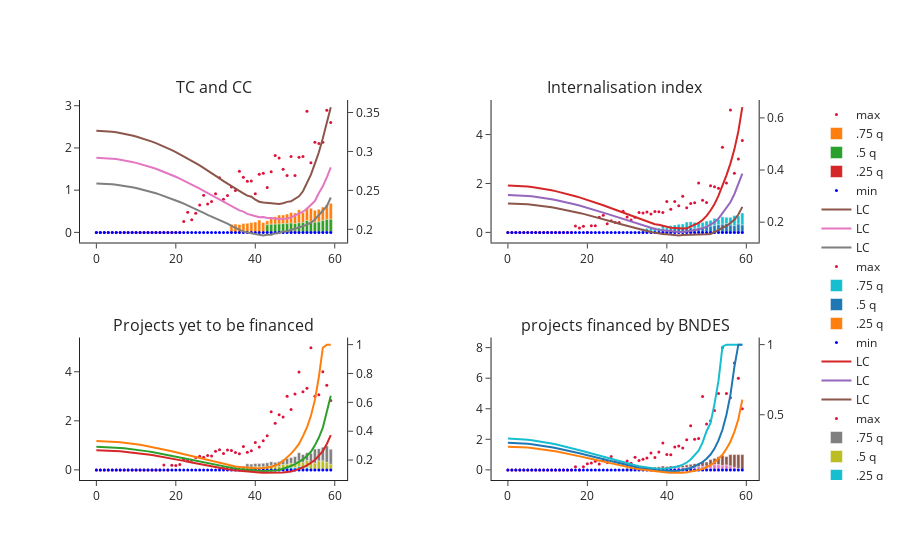

Notebook source saved alongside this figure:
### Code cell
fig = make_subplots(rows=2, cols=2, specs=[[{"secondary_y": True}, {"secondary_y": True}],
                           [{"secondary_y": True}, {"secondary_y": True}]], 
                    subplot_titles=("TC and CC", 
                                    "Internalisation index", 
                                    "Projects yet to be financed", 
                                    "projects financed by BNDES"))

dataFrame1 = endDFsums.loc[endDFsums['rs'] == 0.25]
dataFrame1b = endDF.loc[endDF['rs'] == 0.25]
x_variable_to_show1 = dataFrame1.groupby(['step'], as_index=False).max()['step']
y_variable_to_show1 = 'internalisation_index'

dataFrame2 = endDFsums.loc[endDFsums['rs'] == 0.5]
dataFrame2b = endDF.loc[endDF['rs'] == 0.5]
x_variable_to_show2 = dataFrame1.groupby(['step'], as_index=False).max()['step']
y_variable_to_show2 = 'internalisation_index'

dataFrame3 = endDFsums.loc[endDFsums['rs'] == 0.75]
dataFrame3b = endDF.loc[endDF['rs'] == 0.75]
x_variable_to_show3 = dataFrame1.groupby(['step'], as_index=False).max()['step']
y_variable_to_show3 = 'internalisation_index'

dataFrame4 = endDFsums.loc[endDFsums['rs'] == 1]
dataFrame4b = endDF.loc[endDF['rs'] == 1]
x_variable_to_show4 = dataFrame1.groupby(['step'], as_index=False).max()['step']
y_variable_to_show4 = 'internalisation_index'

'''
'''

fig.add_trace(go.Scatter(name='max', x=x_variable_to_show1,
           y=dataFrame1.groupby(['step'], as_index=False)[y_variable_to_show1].max()[y_variable_to_show1], 
               marker=dict(color="crimson", size=3), mode="markers"), secondary_y=False, row=1, col=1
)

fig.add_trace(go.Bar(name='.75 q',
                     x=x_variable_to_show1,
                     y=dataFrame1.groupby(['step'], as_index=False)[y_variable_to_show2].quantile(.75)[y_variable_to_show1]),
             secondary_y=False, row=1, col=1)
fig.add_trace(go.Bar(name='.5 q', 
                     x=x_variable_to_show1,
                     y=dataFrame1.groupby(['step'], as_index=False)[y_variable_to_show2].quantile(.5)[y_variable_to_show1]),
             secondary_y=False, row=1, col=1)
fig.add_trace(go.Bar(name='.25 q', 
                     x=x_variable_to_show1,
                     y=dataFrame2.groupby(['step'], as_index=False)[y_variable_to_show2].quantile(.25)[y_variable_to_show1]),
             secondary_y=False, row=1, col=1)

fig.add_trace(go.Scatter(name='min', x=x_variable_to_show1,
           y=dataFrame1.groupby(['step'], as_index=False)[y_variable_to_show1].min()[y_variable_to_show1], 
               marker=dict(color="blue", size=3), mode="markers"),
              secondary_y=False, row=1, col=1)

fig.add_trace(go.Scatter(name='LC', x=x_variable_to_show1,
           y=dataFrame1b.groupby(['step'], as_index=False)['lc'].quantile(.75)['lc']),
              secondary_y=True, row=1, col=1)

fig.add_trace(go.Scatter(name='LC', x=x_variable_to_show1,
           y=dataFrame1b.groupby(['step'], as_index=False)['lc'].quantile(.5)['lc']),
              secondary_y=True, row=1, col=1)

fig.add_trace(go.Scatter(name='LC', x=x_variable_to_show1,
           y=dataFrame1b.groupby(['step'], as_index=False)['lc'].quantile(.25)['lc']),
              secondary_y=True, row=1, col=1)

"""
above: row 1 col 1
below: row 1 col 2
"""
fig.add_trace(go.Scatter(name='max', x=x_variable_to_show2,
           y=dataFrame2.groupby(['step'], as_index=False)[y_variable_to_show2].max()[y_variable_to_show2], 
               marker=dict(color="crimson", size=3), mode="markers"), secondary_y=False, row=1, col=2
)

fig.add_trace(go.Bar(name='.75 q',
                     x=x_variable_to_show2,
                     y=dataFrame2.groupby(['step'], as_index=False)[y_variable_to_show2].quantile(.75)[y_variable_to_show2]),
             secondary_y=False, row=1, col=2)
fig.add_trace(go.Bar(name='.5 q', 
                     x=x_variable_to_show2,
                     y=dataFrame2.groupby(['step'], as_index=False)[y_variable_to_show2].quantile(.5)[y_variable_to_show2]),
             secondary_y=False, row=1, col=2)
fig.add_trace(go.Bar(name='.25 q', 
                     x=x_variable_to_show2,
                     y=dataFrame2.groupby(['step'], as_index=False)[y_variable_to_show2].quantile(.25)[y_variable_to_show2]),
             secondary_y=False, row=1, col=2)

fig.add_trace(go.Scatter(name='min', x=x_variable_to_show2,
           y=dataFrame2.groupby(['step'], as_index=False)[y_variable_to_show2].min()[y_variable_to_show2], 
               marker=dict(color="blue", size=3), mode="markers"),
              secondary_y=False, row=1, col=2)

fig.add_trace(go.Scatter(name='LC', x=x_variable_to_show1,
           y=dataFrame2b.groupby(['step'], as_index=False)['lc'].quantile(.75)['lc']),
              secondary_y=True, row=1, col=2)

fig.add_trace(go.Scatter(name='LC', x=x_variable_to_show1,
           y=dataFrame2b.groupby(['step'], as_index=False)['lc'].quantile(.5)['lc']),
              secondary_y=True, row=1, col=2)

fig.add_trace(go.Scatter(name='LC', x=x_variable_to_show1,
           y=dataFrame2b.groupby(['step'], as_index=False)['lc'].quantile(.25)['lc']),
              secondary_y=True, row=1, col=2)

'''
below: row 2 col 1
'''

fig.add_trace(go.Scatter(name='max', x=x_variable_to_show3,
           y=dataFrame3.groupby(['step'], as_index=False)[y_variable_to_show3].max()[y_variable_to_show3], 
               marker=dict(color="crimson", size=3), mode="markers"), secondary_y=False, row=2, col=1
)

fig.add_trace(go.Bar(name='.75 q',
                     x=x_variable_to_show3,
                     y=dataFrame3.groupby(['step'], as_index=False)[y_variable_to_show3].quantile(.75)[y_variable_to_show3]),
             secondary_y=False, row=2, col=1)
fig.add_trace(go.Bar(name='.5 q', 
                     x=x_variable_to_show3,
                     y=dataFrame3.groupby(['step'], as_index=False)[y_variable_to_show3].quantile(.5)[y_variable_to_show3]),
             secondary_y=False, row=2, col=1)
fig.add_trace(go.Bar(name='.25 q', 
                     x=x_variable_to_show3,
                     y=dataFrame3.groupby(['step'], as_index=False)[y_variable_to_show3].quantile(.25)[y_variable_to_show3]),
             secondary_y=False, row=2, col=1)

fig.add_trace(go.Scatter(name='min', x=x_variable_to_show3,
           y=dataFrame3.groupby(['step'], as_index=False)[y_variable_to_show3].min()[y_variable_to_show3], 
               marker=dict(color="blue", size=3), mode="markers"),
              secondary_y=False, row=2, col=1)

fig.add_trace(go.Scatter(name='LC', x=x_variable_to_show1,
           y=dataFrame3b.groupby(['step'], as_index=False)['lc'].quantile(.75)['lc']),
              secondary_y=True, row=2, col=1)

fig.add_trace(go.Scatter(name='LC', x=x_variable_to_show1,
           y=dataFrame3b.groupby(['step'], as_index=False)['lc'].quantile(.5)['lc']),
              secondary_y=True, row=2, col=1)

fig.add_trace(go.Scatter(name='LC', x=x_variable_to_show1,
           y=dataFrame3b.groupby(['step'], as_index=False)['lc'].quantile(.25)['lc']),
              secondary_y=True, row=2, col=1)

'''
below: row 2 col 2
'''

fig.add_trace(go.Scatter(name='max', x=x_variable_to_show4,
           y=dataFrame4.groupby(['step'], as_index=False)[y_variable_to_show4].max()[y_variable_to_show4], 
               marker=dict(color="crimson", size=3), mode="markers"), secondary_y=False, row=2, col=2
)

fig.add_trace(go.Bar(name='.75 q',
                     x=x_variable_to_show4,
                     y=dataFrame4.groupby(['step'], as_index=False)[y_variable_to_show4].quantile(.75)[y_variable_to_show4]),
             secondary_y=False, row=2, col=2)
fig.add_trace(go.Bar(name='.5 q', 
                     x=x_variable_to_show4,
                     y=dataFrame4.groupby(['step'], as_index=False)[y_variable_to_show4].quantile(.5)[y_variable_to_show4]),
             secondary_y=False, row=2, col=2)
fig.add_trace(go.Bar(name='.25 q', 
                     x=x_variable_to_show4,
                     y=dataFrame4.groupby(['step'], as_index=False)[y_variable_to_show4].quantile(.25)[y_variable_to_show4]),
             secondary_y=False, row=2, col=2)

fig.add_trace(go.Scatter(name='min', x=x_variable_to_show4,
           y=dataFrame4.groupby(['step'], as_index=False)[y_variable_to_show4].min()[y_variable_to_show4], 
               marker=dict(color="blue", size=3), mode="markers"),
              secondary_y=False, row=2, col=2)

fig.add_trace(go.Scatter(name='LC', x=x_variable_to_show1,
           y=dataFrame4b.groupby(['step'], as_index=False)['lc'].quantile(.75)['lc']),
              secondary_y=True, row=2, col=2)

fig.add_trace(go.Scatter(name='LC', x=x_variable_to_show1,
           y=dataFrame4b.groupby(['step'], as_index=False)['lc'].quantile(.5)['lc']),
              secondary_y=True, row=2, col=2)

fig.add_trace(go.Scatter(name='LC', x=x_variable_to_show1,
           y=dataFrame4b.groupby(['step'], as_index=False)['lc'].quantile(.25)['lc']),
              secondary_y=True, row=2, col=2)

'''
'''

# Change the bar mode
fig.update_layout(barmode='overlay', template="simple_white")
fig.update_yaxes(automargin=True)

### Figure 1 — Plotly figure (JSON) as saved in the notebook; plotly's stock layout.template omitted (floating-point values rounded to 4 significant figures)
{"data": [{"marker": {"color": "crimson", "size": 3}, "mode": "markers", "name": "max", "type": "scatter", "x": [0, 1, 2, 3, 4, 5, 6, 7, 8, 9, 10, 11, 12, 13, 14, 15, 16, 17, 18, 19, 20, 21, 22, 23, 24, 25, 26, 27, 28, 29, 30, 31, 32, 33, 34, 35, 36, 37, 38, 39, 40, 41, 42, 43, 44, 45, 46, 47, 48, 49, 50, 51, 52, 53, 54, 55, 56, 57, 58, 59], "xaxis": "x", "y": [0, 0, 0, 0, 0, 0, 0, 0, 0, 0, 0, 0, 0, 0, 0, 0, 0, 0, 0, 0, 0, 0, 0.2578, 0.4754, 0.3015, 0.4527, 0.6469, 0.8807, 0.673, 0.732, 0.9127, 1.292, 0.7842, 0.8708, 1.075, 0.9903, 1.447, 1.303, 1.209, 1.215, 0.9146, 1.377, 1.403, 1.065, 1.438, 1.82, 1.761, 1.494, 1.349, 1.795, 1.346, 1.781, 1.8, 2.87, 1.648, 2.136, 2.106, 2.135, 2.896, 2.606], "yaxis": "y"}, {"name": ".75 q", "type": "bar", "x": [0, 1, 2, 3, 4, 5, 6, 7, 8, 9, 10, 11, 12, 13, 14, 15, 16, 17, 18, 19, 20, 21, 22, 23, 24, 25, 26, 27, 28, 29, 30, 31, 32, 33, 34, 35, 36, 37, 38, 39, 40, 41, 42, 43, 44, 45, 46, 47, 48, 49, 50, 51, 52, 53, 54, 55, 56, 57, 58, 59], "xaxis": "x", "y": [0, 0, 0, 0, 0, 0, 0, 0, 0, 0, 0, 0, 0, 0, 0, 0, 0, 0, 0, 0, 0, 0, 0, 0, 0, 0, 0, 0, 0, 0, 0, 0, 0, 0, 0.1904, 0.1977, 0.1869, 0.2082, 0.2173, 0.2352, 0.2466, 0.2921, 0.2362, 0.2754, 0.359, 0.3714, 0.4117, 0.4142, 0.4336, 0.4721, 0.4615, 0.5364, 0.466, 0.5845, 0.5726, 0.5237, 0.5498, 0.6005, 0.657, 0.6885], "yaxis": "y"}, {"name": ".5 q", "type": "bar", "x": [0, 1, 2, 3, 4, 5, 6, 7, 8, 9, 10, 11, 12, 13, 14, 15, 16, 17, 18, 19, 20, 21, 22, 23, 24, 25, 26, 27, 28, 29, 30, 31, 32, 33, 34, 35, 36, 37, 38, 39, 40, 41, 42, 43, 44, 45, 46, 47, 48, 49, 50, 51, 52, 53, 54, 55, 56, 57, 58, 59], "xaxis": "x", "y": [0, 0, 0, 0, 0, 0, 0, 0, 0, 0, 0, 0, 0, 0, 0, 0, 0, 0, 0, 0, 0, 0, 0, 0, 0, 0, 0, 0, 0, 0, 0, 0, 0, 0, 0, 0, 0, 0, 0, 0, 0, 0, 0, 0.1797, 0.1936, 0.1953, 0.2018, 0.207, 0.2073, 0.2198, 0.2072, 0.2263, 0.2322, 0.2809, 0.2458, 0.2406, 0.2511, 0.2819, 0.3075, 0.3089], "yaxis": "y"}, {"name": ".25 q", "type": "bar", "x": [0, 1, 2, 3, 4, 5, 6, 7, 8, 9, 10, 11, 12, 13, 14, 15, 16, 17, 18, 19, 20, 21, 22, 23, 24, 25, 26, 27, 28, 29, 30, 31, 32, 33, 34, 35, 36, 37, 38, 39, 40, 41, 42, 43, 44, 45, 46, 47, 48, 49, 50, 51, 52, 53, 54, 55, 56, 57, 58, 59], "xaxis": "x", "y": [0, 0, 0, 0, 0, 0, 0, 0, 0, 0, 0, 0, 0, 0, 0, 0, 0, 0, 0, 0, 0, 0, 0, 0, 0, 0, 0, 0, 0, 0, 0, 0, 0, 0, 0, 0, 0, 0, 0, 0, 0, 0, 0, 0, 0, 0, 0, 0, 0, 0, 0.02974, 0, 0, 0, 0, 0, 0, 0, 0, 0], "yaxis": "y"}, {"marker": {"color": "blue", "size": 3}, "mode": "markers", "name": "min", "type": "scatter", "x": [0, 1, 2, 3, 4, 5, 6, 7, 8, 9, 10, 11, 12, 13, 14, 15, 16, 17, 18, 19, 20, 21, 22, 23, 24, 25, 26, 27, 28, 29, 30, 31, 32, 33, 34, 35, 36, 37, 38, 39, 40, 41, 42, 43, 44, 45, 46, 47, 48, 49, 50, 51, 52, 53, 54, 55, 56, 57, 58, 59], "xaxis": "x", "y": [0, 0, 0, 0, 0, 0, 0, 0, 0, 0, 0, 0, 0, 0, 0, 0, 0, 0, 0, 0, 0, 0, 0, 0, 0, 0, 0, 0, 0, 0, 0, 0, 0, 0, 0, 0, 0, 0, 0, 0, 0, 0, 0, 0, 0, 0, 0, 0, 0, 0, 0, 0, 0, 0, 0, 0, 0, 0, 0, 0], "yaxis": "y"}, {"name": "LC", "type": "scatter", "x": [0, 1, 2, 3, 4, 5, 6, 7, 8, 9, 10, 11, 12, 13, 14, 15, 16, 17, 18, 19, 20, 21, 22, 23, 24, 25, 26, 27, 28, 29, 30, 31, 32, 33, 34, 35, 36, 37, 38, 39, 40, 41, 42, 43, 44, 45, 46, 47, 48, 49, 50, 51, 52, 53, 54, 55, 56, 57, 58, 59], "xaxis": "x", "y": [0.3266, 0.3265, 0.3262, 0.3258, 0.3252, 0.3246, 0.3237, 0.3228, 0.3217, 0.3205, 0.3192, 0.3177, 0.3161, 0.3144, 0.3126, 0.3106, 0.3086, 0.3064, 0.3041, 0.3017, 0.2992, 0.2965, 0.2938, 0.291, 0.2881, 0.2851, 0.282, 0.2788, 0.2756, 0.2722, 0.2688, 0.2654, 0.2618, 0.2586, 0.2549, 0.252, 0.2492, 0.2462, 0.2432, 0.2418, 0.2382, 0.2354, 0.2344, 0.2339, 0.2334, 0.2329, 0.2325, 0.2335, 0.2352, 0.2359, 0.239, 0.2424, 0.2489, 0.2589, 0.2702, 0.2844, 0.2989, 0.317, 0.3354, 0.3569], "yaxis": "y2"}, {"name": "LC", "type": "scatter", "x": [0, 1, 2, 3, 4, 5, 6, 7, 8, 9, 10, 11, 12, 13, 14, 15, 16, 17, 18, 19, 20, 21, 22, 23, 24, 25, 26, 27, 28, 29, 30, 31, 32, 33, 34, 35, 36, 37, 38, 39, 40, 41, 42, 43, 44, 45, 46, 47, 48, 49, 50, 51, 52, 53, 54, 55, 56, 57, 58, 59], "xaxis": "x", "y": [0.292, 0.2919, 0.2916, 0.2912, 0.2908, 0.2902, 0.2894, 0.2886, 0.2876, 0.2865, 0.2854, 0.284, 0.2826, 0.2811, 0.2795, 0.2777, 0.2759, 0.2739, 0.2718, 0.2697, 0.2674, 0.2651, 0.2627, 0.2602, 0.2576, 0.2549, 0.2521, 0.2493, 0.2465, 0.2436, 0.2408, 0.2378, 0.2348, 0.2326, 0.2298, 0.227, 0.2244, 0.2227, 0.2197, 0.2183, 0.2166, 0.2155, 0.2158, 0.2145, 0.2144, 0.2137, 0.2132, 0.2135, 0.2139, 0.2153, 0.2175, 0.2194, 0.2225, 0.2264, 0.231, 0.2363, 0.2466, 0.2553, 0.2667, 0.2796], "yaxis": "y2"}, {"name": "LC", "type": "scatter", "x": [0, 1, 2, 3, 4, 5, 6, 7, 8, 9, 10, 11, 12, 13, 14, 15, 16, 17, 18, 19, 20, 21, 22, 23, 24, 25, 26, 27, 28, 29, 30, 31, 32, 33, 34, 35, 36, 37, 38, 39, 40, 41, 42, 43, 44, 45, 46, 47, 48, 49, 50, 51, 52, 53, 54, 55, 56, 57, 58, 59], "xaxis": "x", "y": [0.2589, 0.2588, 0.2586, 0.2582, 0.2578, 0.2573, 0.2566, 0.2559, 0.255, 0.2541, 0.253, 0.2519, 0.2506, 0.2492, 0.2478, 0.2462, 0.2446, 0.2429, 0.241, 0.2391, 0.2371, 0.2351, 0.2329, 0.2307, 0.2284, 0.226, 0.2235, 0.221, 0.2185, 0.2164, 0.2143, 0.2121, 0.2101, 0.2073, 0.2044, 0.2017, 0.199, 0.197, 0.1959, 0.1948, 0.1937, 0.1933, 0.1922, 0.193, 0.1931, 0.1947, 0.1952, 0.1971, 0.1975, 0.1991, 0.2004, 0.202, 0.2041, 0.2061, 0.2085, 0.2126, 0.2188, 0.2242, 0.2297, 0.2408], "yaxis": "y2"}, {"marker": {"color": "crimson", "size": 3}, "mode": "markers", "name": "max", "type": "scatter", "x": [0, 1, 2, 3, 4, 5, 6, 7, 8, 9, 10, 11, 12, 13, 14, 15, 16, 17, 18, 19, 20, 21, 22, 23, 24, 25, 26, 27, 28, 29, 30, 31, 32, 33, 34, 35, 36, 37, 38, 39, 40, 41, 42, 43, 44, 45, 46, 47, 48, 49, 50, 51, 52, 53, 54, 55, 56, 57, 58, 59], "xaxis": "x2", "y": [0, 0, 0, 0, 0, 0, 0, 0, 0, 0, 0, 0, 0, 0, 0, 0, 0, 0.2614, 0.1839, 0.2543, 0, 0.2744, 0.2705, 0.6235, 0.6965, 0.3494, 0.4723, 0.4031, 0.4, 0.8593, 0.6293, 0.5038, 0.6194, 0.8145, 0.7959, 0.8343, 0.7475, 0.8585, 0.8439, 0.8122, 1.264, 0.9509, 1.26, 1.086, 1.481, 1.009, 1.18, 1.213, 2.022, 1.309, 1.227, 1.906, 1.869, 1.803, 3.477, 2.015, 5.0, 2.417, 3.0, 3.755], "yaxis": "y3"}, {"name": ".75 q", "type": "bar", "x": [0, 1, 2, 3, 4, 5, 6, 7, 8, 9, 10, 11, 12, 13, 14, 15, 16, 17, 18, 19, 20, 21, 22, 23, 24, 25, 26, 27, 28, 29, 30, 31, 32, 33, 34, 35, 36, 37, 38, 39, 40, 41, 42, 43, 44, 45, 46, 47, 48, 49, 50, 51, 52, 53, 54, 55, 56, 57, 58, 59], "xaxis": "x2", "y": [0, 0, 0, 0, 0, 0, 0, 0, 0, 0, 0, 0, 0, 0, 0, 0, 0, 0, 0, 0, 0, 0, 0, 0, 0, 0, 0, 0, 0, 0, 0, 0, 0, 0, 0.1523, 0.166, 0.1957, 0.196, 0.1823, 0.2944, 0.1896, 0.2839, 0.3036, 0.3352, 0.3431, 0.4215, 0.4378, 0.4105, 0.4047, 0.4125, 0.4623, 0.4999, 0.5762, 0.5271, 0.6364, 0.6203, 0.6163, 0.6862, 0.6763, 0.7951], "yaxis": "y3"}, {"name": ".5 q", "type": "bar", "x": [0, 1, 2, 3, 4, 5, 6, 7, 8, 9, 10, 11, 12, 13, 14, 15, 16, 17, 18, 19, 20, 21, 22, 23, 24, 25, 26, 27, 28, 29, 30, 31, 32, 33, 34, 35, 36, 37, 38, 39, 40, 41, 42, 43, 44, 45, 46, 47, 48, 49, 50, 51, 52, 53, 54, 55, 56, 57, 58, 59], "xaxis": "x2", "y": [0, 0, 0, 0, 0, 0, 0, 0, 0, 0, 0, 0, 0, 0, 0, 0, 0, 0, 0, 0, 0, 0, 0, 0, 0, 0, 0, 0, 0, 0, 0, 0, 0, 0, 0, 0, 0, 0, 0, 0.1459, 0, 0.1501, 0.1538, 0.1613, 0.1658, 0.1665, 0.1897, 0.1692, 0.197, 0.2067, 0.2545, 0.254, 0.2855, 0.3143, 0.3361, 0.3619, 0.2985, 0.2727, 0.3388, 0.3], "yaxis": "y3"}, {"name": ".25 q", "type": "bar", "x": [0, 1, 2, 3, 4, 5, 6, 7, 8, 9, 10, 11, 12, 13, 14, 15, 16, 17, 18, 19, 20, 21, 22, 23, 24, 25, 26, 27, 28, 29, 30, 31, 32, 33, 34, 35, 36, 37, 38, 39, 40, 41, 42, 43, 44, 45, 46, 47, 48, 49, 50, 51, 52, 53, 54, 55, 56, 57, 58, 59], "xaxis": "x2", "y": [0, 0, 0, 0, 0, 0, 0, 0, 0, 0, 0, 0, 0, 0, 0, 0, 0, 0, 0, 0, 0, 0, 0, 0, 0, 0, 0, 0, 0, 0, 0, 0, 0, 0, 0, 0, 0, 0, 0, 0, 0, 0, 0, 0, 0, 0, 0, 0, 0, 0, 0.02974, 0, 0, 0, 0, 0, 0, 0, 0, 0], "yaxis": "y3"}, {"marker": {"color": "blue", "size": 3}, "mode": "markers", "name": "min", "type": "scatter", "x": [0, 1, 2, 3, 4, 5, 6, 7, 8, 9, 10, 11, 12, 13, 14, 15, 16, 17, 18, 19, 20, 21, 22, 23, 24, 25, 26, 27, 28, 29, 30, 31, 32, 33, 34, 35, 36, 37, 38, 39, 40, 41, 42, 43, 44, 45, 46, 47, 48, 49, 50, 51, 52, 53, 54, 55, 56, 57, 58, 59], "xaxis": "x2", "y": [0, 0, 0, 0, 0, 0, 0, 0, 0, 0, 0, 0, 0, 0, 0, 0, 0, 0, 0, 0, 0, 0, 0, 0, 0, 0, 0, 0, 0, 0, 0, 0, 0, 0, 0, 0, 0, 0, 0, 0, 0, 0, 0, 0, 0, 0, 0, 0, 0, 0, 0, 0, 0, 0, 0, 0, 0, 0, 0, 0], "yaxis": "y3"}, {"name": "LC", "type": "scatter", "x": [0, 1, 2, 3, 4, 5, 6, 7, 8, 9, 10, 11, 12, 13, 14, 15, 16, 17, 18, 19, 20, 21, 22, 23, 24, 25, 26, 27, 28, 29, 30, 31, 32, 33, 34, 35, 36, 37, 38, 39, 40, 41, 42, 43, 44, 45, 46, 47, 48, 49, 50, 51, 52, 53, 54, 55, 56, 57, 58, 59], "xaxis": "x2", "y": [0.3407, 0.3404, 0.3398, 0.339, 0.3378, 0.3364, 0.3348, 0.3328, 0.3306, 0.3281, 0.3254, 0.3224, 0.3192, 0.3157, 0.312, 0.3081, 0.304, 0.2997, 0.2952, 0.2905, 0.2857, 0.2807, 0.2756, 0.2703, 0.2649, 0.2593, 0.2537, 0.248, 0.2422, 0.2368, 0.2309, 0.225, 0.219, 0.2131, 0.2072, 0.2014, 0.1962, 0.1924, 0.1898, 0.1861, 0.1818, 0.179, 0.178, 0.176, 0.1757, 0.1763, 0.1828, 0.188, 0.1973, 0.2086, 0.2244, 0.2448, 0.2692, 0.3019, 0.3402, 0.3794, 0.4247, 0.4793, 0.5481, 0.6412], "yaxis": "y4"}, {"name": "LC", "type": "scatter", "x": [0, 1, 2, 3, 4, 5, 6, 7, 8, 9, 10, 11, 12, 13, 14, 15, 16, 17, 18, 19, 20, 21, 22, 23, 24, 25, 26, 27, 28, 29, 30, 31, 32, 33, 34, 35, 36, 37, 38, 39, 40, 41, 42, 43, 44, 45, 46, 47, 48, 49, 50, 51, 52, 53, 54, 55, 56, 57, 58, 59], "xaxis": "x2", "y": [0.3045, 0.3042, 0.3037, 0.3029, 0.3019, 0.3007, 0.2992, 0.2974, 0.2954, 0.2932, 0.2908, 0.2881, 0.2852, 0.2821, 0.2789, 0.2754, 0.2717, 0.2678, 0.2638, 0.2597, 0.2553, 0.2509, 0.2463, 0.2417, 0.237, 0.232, 0.227, 0.2221, 0.217, 0.212, 0.2068, 0.2015, 0.1964, 0.1921, 0.1866, 0.1814, 0.1776, 0.1737, 0.1705, 0.1686, 0.1665, 0.1643, 0.1644, 0.1626, 0.1628, 0.1639, 0.1656, 0.1688, 0.1731, 0.1771, 0.1818, 0.191, 0.2, 0.2138, 0.2335, 0.2524, 0.2765, 0.3078, 0.345, 0.3866], "yaxis": "y4"}, {"name": "LC", "type": "scatter", "x": [0, 1, 2, 3, 4, 5, 6, 7, 8, 9, 10, 11, 12, 13, 14, 15, 16, 17, 18, 19, 20, 21, 22, 23, 24, 25, 26, 27, 28, 29, 30, 31, 32, 33, 34, 35, 36, 37, 38, 39, 40, 41, 42, 43, 44, 45, 46, 47, 48, 49, 50, 51, 52, 53, 54, 55, 56, 57, 58, 59], "xaxis": "x2", "y": [0.2718, 0.2716, 0.2711, 0.2705, 0.2696, 0.2684, 0.2671, 0.2655, 0.2638, 0.2618, 0.2596, 0.2572, 0.2547, 0.2519, 0.249, 0.2459, 0.2426, 0.2391, 0.2356, 0.2318, 0.228, 0.224, 0.2199, 0.2156, 0.2113, 0.2069, 0.2024, 0.1986, 0.1939, 0.1897, 0.1857, 0.1809, 0.1764, 0.1728, 0.1694, 0.1656, 0.162, 0.159, 0.156, 0.155, 0.1537, 0.1522, 0.1508, 0.1494, 0.1509, 0.1513, 0.1511, 0.1508, 0.1504, 0.1524, 0.1536, 0.1549, 0.1612, 0.1693, 0.179, 0.1852, 0.1966, 0.2087, 0.2293, 0.2587], "yaxis": "y4"}, {"marker": {"color": "crimson", "size": 3}, "mode": "markers", "name": "max", "type": "scatter", "x": [0, 1, 2, 3, 4, 5, 6, 7, 8, 9, 10, 11, 12, 13, 14, 15, 16, 17, 18, 19, 20, 21, 22, 23, 24, 25, 26, 27, 28, 29, 30, 31, 32, 33, 34, 35, 36, 37, 38, 39, 40, 41, 42, 43, 44, 45, 46, 47, 48, 49, 50, 51, 52, 53, 54, 55, 56, 57, 58, 59], "xaxis": "x3", "y": [0, 0, 0, 0, 0, 0, 0, 0, 0, 0, 0, 0, 0, 0, 0, 0, 0, 0.2006, 0, 0.1924, 0.1779, 0.216, 0.4301, 0.398, 0.388, 0.5074, 0.5573, 0.5176, 0.5834, 0.5645, 0.7584, 0.8235, 0.6678, 0.8139, 0.7939, 0.7038, 0.6569, 0.9542, 0.7165, 0.7844, 1.119, 0.9359, 1.19, 1.392, 2.371, 1.897, 2.244, 2.154, 3.0, 2.459, 3.091, 3.986, 3.183, 3.325, 4.984, 3.0, 3.059, 4.0, 3.449, 2.831], "yaxis": "y5"}, {"name": ".75 q", "type": "bar", "x": [0, 1, 2, 3, 4, 5, 6, 7, 8, 9, 10, 11, 12, 13, 14, 15, 16, 17, 18, 19, 20, 21, 22, 23, 24, 25, 26, 27, 28, 29, 30, 31, 32, 33, 34, 35, 36, 37, 38, 39, 40, 41, 42, 43, 44, 45, 46, 47, 48, 49, 50, 51, 52, 53, 54, 55, 56, 57, 58, 59], "xaxis": "x3", "y": [0, 0, 0, 0, 0, 0, 0, 0, 0, 0, 0, 0, 0, 0, 0, 0, 0, 0, 0, 0, 0, 0, 0, 0, 0, 0, 0, 0, 0, 0, 0, 0.1222, 0.1361, 0.1379, 0.1557, 0.1558, 0.1539, 0.1503, 0.2497, 0.2346, 0.258, 0.2565, 0.2686, 0.2896, 0.336, 0.3106, 0.3381, 0.4251, 0.4661, 0.5044, 0.5437, 0.7018, 0.6314, 0.6966, 0.6815, 0.8498, 0.8634, 0.9255, 0.9745, 0.8456], "yaxis": "y5"}, {"name": ".5 q", "type": "bar", "x": [0, 1, 2, 3, 4, 5, 6, 7, 8, 9, 10, 11, 12, 13, 14, 15, 16, 17, 18, 19, 20, 21, 22, 23, 24, 25, 26, 27, 28, 29, 30, 31, 32, 33, 34, 35, 36, 37, 38, 39, 40, 41, 42, 43, 44, 45, 46, 47, 48, 49, 50, 51, 52, 53, 54, 55, 56, 57, 58, 59], "xaxis": "x3", "y": [0, 0, 0, 0, 0, 0, 0, 0, 0, 0, 0, 0, 0, 0, 0, 0, 0, 0, 0, 0, 0, 0, 0, 0, 0, 0, 0, 0, 0, 0, 0, 0, 0, 0, 0, 0, 0.1043, 0, 0.1126, 0.1118, 0.1241, 0.1235, 0.1238, 0.1283, 0.1828, 0.1232, 0.1556, 0.2172, 0.2253, 0.2638, 0.2537, 0.3693, 0.3039, 0.3844, 0.319, 0.2773, 0.3645, 0.3661, 0.3036, 0.2284], "yaxis": "y5"}, {"name": ".25 q", "type": "bar", "x": [0, 1, 2, 3, 4, 5, 6, 7, 8, 9, 10, 11, 12, 13, 14, 15, 16, 17, 18, 19, 20, 21, 22, 23, 24, 25, 26, 27, 28, 29, 30, 31, 32, 33, 34, 35, 36, 37, 38, 39, 40, 41, 42, 43, 44, 45, 46, 47, 48, 49, 50, 51, 52, 53, 54, 55, 56, 57, 58, 59], "xaxis": "x3", "y": [0, 0, 0, 0, 0, 0, 0, 0, 0, 0, 0, 0, 0, 0, 0, 0, 0, 0, 0, 0, 0, 0, 0, 0, 0, 0, 0, 0, 0, 0, 0, 0, 0, 0, 0, 0, 0, 0, 0, 0, 0, 0, 0, 0, 0, 0, 0, 0, 0.1014, 0.09968, 0.09364, 0.1415, 0, 0.09418, 0, 0, 0, 0, 0, 0], "yaxis": "y5"}, {"marker": {"color": "blue", "size": 3}, "mode": "markers", "name": "min", "type": "scatter", "x": [0, 1, 2, 3, 4, 5, 6, 7, 8, 9, 10, 11, 12, 13, 14, 15, 16, 17, 18, 19, 20, 21, 22, 23, 24, 25, 26, 27, 28, 29, 30, 31, 32, 33, 34, 35, 36, 37, 38, 39, 40, 41, 42, 43, 44, 45, 46, 47, 48, 49, 50, 51, 52, 53, 54, 55, 56, 57, 58, 59], "xaxis": "x3", "y": [0, 0, 0, 0, 0, 0, 0, 0, 0, 0, 0, 0, 0, 0, 0, 0, 0, 0, 0, 0, 0, 0, 0, 0, 0, 0, 0, 0, 0, 0, 0, 0, 0, 0, 0, 0, 0, 0, 0, 0, 0, 0, 0, 0, 0, 0, 0, 0, 0, 0, 0, 0, 0, 0, 0, 0, 0, 0, 0, 0], "yaxis": "y5"}, {"name": "LC", "type": "scatter", "x": [0, 1, 2, 3, 4, 5, 6, 7, 8, 9, 10, 11, 12, 13, 14, 15, 16, 17, 18, 19, 20, 21, 22, 23, 24, 25, 26, 27, 28, 29, 30, 31, 32, 33, 34, 35, 36, 37, 38, 39, 40, 41, 42, 43, 44, 45, 46, 47, 48, 49, 50, 51, 52, 53, 54, 55, 56, 57, 58, 59], "xaxis": "x3", "y": [0.3318, 0.3314, 0.3305, 0.3293, 0.3276, 0.3256, 0.3231, 0.3203, 0.3171, 0.3135, 0.3096, 0.3054, 0.3008, 0.2959, 0.2907, 0.2853, 0.2796, 0.2736, 0.2675, 0.2611, 0.2546, 0.2479, 0.2411, 0.2342, 0.2271, 0.22, 0.2129, 0.2057, 0.1985, 0.1913, 0.1841, 0.1781, 0.1711, 0.1657, 0.1596, 0.1553, 0.1512, 0.1484, 0.1459, 0.1429, 0.1413, 0.142, 0.1451, 0.1476, 0.1531, 0.1619, 0.1748, 0.1941, 0.2173, 0.2445, 0.2757, 0.3116, 0.366, 0.4259, 0.5064, 0.617, 0.7757, 0.9788, 1.0, 1.0], "yaxis": "y6"}, {"name": "LC", "type": "scatter", "x": [0, 1, 2, 3, 4, 5, 6, 7, 8, 9, 10, 11, 12, 13, 14, 15, 16, 17, 18, 19, 20, 21, 22, 23, 24, 25, 26, 27, 28, 29, 30, 31, 32, 33, 34, 35, 36, 37, 38, 39, 40, 41, 42, 43, 44, 45, 46, 47, 48, 49, 50, 51, 52, 53, 54, 55, 56, 57, 58, 59], "xaxis": "x3", "y": [0.2916, 0.2912, 0.2905, 0.2894, 0.2879, 0.2861, 0.284, 0.2815, 0.2787, 0.2756, 0.2721, 0.2684, 0.2643, 0.26, 0.2555, 0.2507, 0.2457, 0.2405, 0.2351, 0.2295, 0.2237, 0.2179, 0.2119, 0.2062, 0.2, 0.1937, 0.1876, 0.1816, 0.1757, 0.1702, 0.1644, 0.1583, 0.1535, 0.1494, 0.1447, 0.1405, 0.1361, 0.133, 0.1306, 0.1279, 0.1259, 0.1253, 0.1246, 0.1247, 0.1257, 0.1278, 0.1314, 0.139, 0.1487, 0.1587, 0.1713, 0.1867, 0.2045, 0.2293, 0.257, 0.3016, 0.3559, 0.4245, 0.5266, 0.6462], "yaxis": "y6"}, {"name": "LC", "type": "scatter", "x": [0, 1, 2, 3, 4, 5, 6, 7, 8, 9, 10, 11, 12, 13, 14, 15, 16, 17, 18, 19, 20, 21, 22, 23, 24, 25, 26, 27, 28, 29, 30, 31, 32, 33, 34, 35, 36, 37, 38, 39, 40, 41, 42, 43, 44, 45, 46, 47, 48, 49, 50, 51, 52, 53, 54, 55, 56, 57, 58, 59], "xaxis": "x3", "y": [0.2674, 0.267, 0.2664, 0.2654, 0.264, 0.2624, 0.2604, 0.2581, 0.2556, 0.2527, 0.2495, 0.2461, 0.2424, 0.2385, 0.2343, 0.2299, 0.2253, 0.2205, 0.2156, 0.2104, 0.2052, 0.1998, 0.1943, 0.1887, 0.1831, 0.1773, 0.1716, 0.1658, 0.16, 0.1542, 0.1497, 0.1446, 0.1401, 0.1359, 0.1317, 0.1286, 0.1251, 0.1213, 0.1188, 0.1173, 0.115, 0.1138, 0.1115, 0.1111, 0.1118, 0.1111, 0.1117, 0.1131, 0.1169, 0.12, 0.1285, 0.138, 0.1498, 0.1632, 0.1806, 0.2002, 0.2306, 0.2623, 0.3112, 0.3723], "yaxis": "y6"}, {"marker": {"color": "crimson", "size": 3}, "mode": "markers", "name": "max", "type": "scatter", "x": [0, 1, 2, 3, 4, 5, 6, 7, 8, 9, 10, 11, 12, 13, 14, 15, 16, 17, 18, 19, 20, 21, 22, 23, 24, 25, 26, 27, 28, 29, 30, 31, 32, 33, 34, 35, 36, 37, 38, 39, 40, 41, 42, 43, 44, 45, 46, 47, 48, 49, 50, 51, 52, 53, 54, 55, 56, 57, 58, 59], "xaxis": "x4", "y": [0, 0, 0, 0, 0, 0, 0, 0, 0, 0, 0, 0, 0, 0, 0, 0, 0, 0.2023, 0, 0.2071, 0.4018, 0.4494, 0.5631, 0.3768, 0.6572, 0.4859, 0.8829, 0.5445, 0.4489, 0.4415, 0.5868, 0.4369, 0.8336, 0.6075, 0.6964, 0.7788, 1.101, 0.8153, 1.168, 1.759, 1.014, 0.9977, 1.497, 1.564, 1.436, 1.968, 2.887, 2.0, 2.058, 4.805, 3.0, 3.214, 3.892, 5.0, 8.0, 5.0, 4.713, 7.0, 6.0, 4.0], "yaxis": "y7"}, {"name": ".75 q", "type": "bar", "x": [0, 1, 2, 3, 4, 5, 6, 7, 8, 9, 10, 11, 12, 13, 14, 15, 16, 17, 18, 19, 20, 21, 22, 23, 24, 25, 26, 27, 28, 29, 30, 31, 32, 33, 34, 35, 36, 37, 38, 39, 40, 41, 42, 43, 44, 45, 46, 47, 48, 49, 50, 51, 52, 53, 54, 55, 56, 57, 58, 59], "xaxis": "x4", "y": [0, 0, 0, 0, 0, 0, 0, 0, 0, 0, 0, 0, 0, 0, 0, 0, 0, 0, 0, 0, 0, 0, 0, 0, 0, 0, 0, 0, 0, 0, 0.1121, 0.1206, 0.1144, 0.1236, 0.1295, 0.1422, 0.1947, 0.1897, 0.1977, 0.2476, 0.2234, 0.2587, 0.239, 0.3253, 0.2873, 0.3279, 0.3602, 0.4055, 0.4322, 0.5386, 0.5107, 0.6711, 0.7571, 0.8557, 0.9413, 0.8805, 1.0, 1.0, 1.0, 1.0], "yaxis": "y7"}, {"name": ".5 q", "type": "bar", "x": [0, 1, 2, 3, 4, 5, 6, 7, 8, 9, 10, 11, 12, 13, 14, 15, 16, 17, 18, 19, 20, 21, 22, 23, 24, 25, 26, 27, 28, 29, 30, 31, 32, 33, 34, 35, 36, 37, 38, 39, 40, 41, 42, 43, 44, 45, 46, 47, 48, 49, 50, 51, 52, 53, 54, 55, 56, 57, 58, 59], "xaxis": "x4", "y": [0, 0, 0, 0, 0, 0, 0, 0, 0, 0, 0, 0, 0, 0, 0, 0, 0, 0, 0, 0, 0, 0, 0, 0, 0, 0, 0, 0, 0, 0, 0, 0, 0, 0, 0, 0, 0.09227, 0.09792, 0.102, 0.1048, 0.1028, 0.1274, 0.106, 0.1626, 0.1514, 0.1629, 0.1953, 0.2056, 0.2283, 0.2379, 0.2477, 0.2877, 0.3538, 0.345, 0.2906, 0.3247, 0.2598, 0.1628, 0.09743, 0], "yaxis": "y7"}, {"name": ".25 q", "type": "bar", "x": [0, 1, 2, 3, 4, 5, 6, 7, 8, 9, 10, 11, 12, 13, 14, 15, 16, 17, 18, 19, 20, 21, 22, 23, 24, 25, 26, 27, 28, 29, 30, 31, 32, 33, 34, 35, 36, 37, 38, 39, 40, 41, 42, 43, 44, 45, 46, 47, 48, 49, 50, 51, 52, 53, 54, 55, 56, 57, 58, 59], "xaxis": "x4", "y": [0, 0, 0, 0, 0, 0, 0, 0, 0, 0, 0, 0, 0, 0, 0, 0, 0, 0, 0, 0, 0, 0, 0, 0, 0, 0, 0, 0, 0, 0, 0, 0, 0, 0, 0, 0, 0, 0, 0, 0, 0, 0, 0, 0, 0, 0, 0.01488, 0.06872, 0.07401, 0.06279, 0.08377, 0.05811, 0, 0, 0, 0, 0, 0, 0, 0], "yaxis": "y7"}, {"marker": {"color": "blue", "size": 3}, "mode": "markers", "name": "min", "type": "scatter", "x": [0, 1, 2, 3, 4, 5, 6, 7, 8, 9, 10, 11, 12, 13, 14, 15, 16, 17, 18, 19, 20, 21, 22, 23, 24, 25, 26, 27, 28, 29, 30, 31, 32, 33, 34, 35, 36, 37, 38, 39, 40, 41, 42, 43, 44, 45, 46, 47, 48, 49, 50, 51, 52, 53, 54, 55, 56, 57, 58, 59], "xaxis": "x4", "y": [0, 0, 0, 0, 0, 0, 0, 0, 0, 0, 0, 0, 0, 0, 0, 0, 0, 0, 0, 0, 0, 0, 0, 0, 0, 0, 0, 0, 0, 0, 0, 0, 0, 0, 0, 0, 0, 0, 0, 0, 0, 0, 0, 0, 0, 0, 0, 0, 0, 0, 0, 0, 0, 0, 0, 0, 0, 0, 0, 0], "yaxis": "y7"}, {"name": "LC", "type": "scatter", "x": [0, 1, 2, 3, 4, 5, 6, 7, 8, 9, 10, 11, 12, 13, 14, 15, 16, 17, 18, 19, 20, 21, 22, 23, 24, 25, 26, 27, 28, 29, 30, 31, 32, 33, 34, 35, 36, 37, 38, 39, 40, 41, 42, 43, 44, 45, 46, 47, 48, 49, 50, 51, 52, 53, 54, 55, 56, 57, 58, 59], "xaxis": "x4", "y": [0.33, 0.3294, 0.3283, 0.3267, 0.3245, 0.3218, 0.3186, 0.3149, 0.3107, 0.306, 0.3009, 0.2954, 0.2895, 0.2832, 0.2766, 0.2697, 0.2625, 0.2551, 0.2474, 0.2396, 0.2316, 0.2235, 0.2153, 0.207, 0.1987, 0.1905, 0.1822, 0.1749, 0.1668, 0.1596, 0.1534, 0.1461, 0.1394, 0.1329, 0.1273, 0.1238, 0.1204, 0.1172, 0.1144, 0.1146, 0.1169, 0.1211, 0.1291, 0.1332, 0.1439, 0.1593, 0.1809, 0.2107, 0.2444, 0.3029, 0.3826, 0.4412, 0.5775, 0.7408, 0.9858, 1.0, 1.0, 1.0, 1.0, 1.0], "yaxis": "y8"}, {"name": "LC", "type": "scatter", "x": [0, 1, 2, 3, 4, 5, 6, 7, 8, 9, 10, 11, 12, 13, 14, 15, 16, 17, 18, 19, 20, 21, 22, 23, 24, 25, 26, 27, 28, 29, 30, 31, 32, 33, 34, 35, 36, 37, 38, 39, 40, 41, 42, 43, 44, 45, 46, 47, 48, 49, 50, 51, 52, 53, 54, 55, 56, 57, 58, 59], "xaxis": "x4", "y": [0.3002, 0.2997, 0.2987, 0.2972, 0.2953, 0.2928, 0.2899, 0.2865, 0.2827, 0.2784, 0.2738, 0.2688, 0.2634, 0.2577, 0.2517, 0.2454, 0.2388, 0.2321, 0.2251, 0.218, 0.2107, 0.2033, 0.1959, 0.1884, 0.1813, 0.1742, 0.1668, 0.1596, 0.1524, 0.1453, 0.1382, 0.1317, 0.1255, 0.1209, 0.1163, 0.1114, 0.1076, 0.1047, 0.1026, 0.1008, 0.09903, 0.09865, 0.09926, 0.1012, 0.1064, 0.1131, 0.1202, 0.1326, 0.1468, 0.163, 0.1868, 0.2166, 0.2585, 0.3171, 0.3931, 0.4995, 0.64, 0.8412, 1.0, 1.0], "yaxis": "y8"}, {"name": "LC", "type": "scatter", "x": [0, 1, 2, 3, 4, 5, 6, 7, 8, 9, 10, 11, 12, 13, 14, 15, 16, 17, 18, 19, 20, 21, 22, 23, 24, 25, 26, 27, 28, 29, 30, 31, 32, 33, 34, 35, 36, 37, 38, 39, 40, 41, 42, 43, 44, 45, 46, 47, 48, 49, 50, 51, 52, 53, 54, 55, 56, 57, 58, 59], "xaxis": "x4", "y": [0.2726, 0.2722, 0.2712, 0.2699, 0.2681, 0.2659, 0.2632, 0.2601, 0.2567, 0.2528, 0.2486, 0.244, 0.2392, 0.234, 0.2285, 0.2228, 0.2169, 0.2107, 0.2044, 0.1979, 0.1913, 0.1846, 0.1779, 0.171, 0.1643, 0.1575, 0.1507, 0.1442, 0.1382, 0.1318, 0.1266, 0.1207, 0.1158, 0.1107, 0.1069, 0.1031, 0.09941, 0.09605, 0.09334, 0.09091, 0.08867, 0.0866, 0.08551, 0.08568, 0.08661, 0.08956, 0.09392, 0.09867, 0.1057, 0.1131, 0.125, 0.1405, 0.1616, 0.1861, 0.2149, 0.2573, 0.3077, 0.3775, 0.4679, 0.6076], "yaxis": "y8"}], "layout": {"annotations": [{"font": {"size": 16}, "showarrow": false, "text": "TC and CC", "x": 0.185, "xanchor": "center", "xref": "paper", "y": 1, "yanchor": "bottom", "yref": "paper"}, {"font": {"size": 16}, "showarrow": false, "text": "Internalisation index", "x": 0.755, "xanchor": "center", "xref": "paper", "y": 1, "yanchor": "bottom", "yref": "paper"}, {"font": {"size": 16}, "showarrow": false, "text": "Projects yet to be financed", "x": 0.185, "xanchor": "center", "xref": "paper", "y": 0.375, "yanchor": "bottom", "yref": "paper"}, {"font": {"size": 16}, "showarrow": false, "text": "projects financed by BNDES", "x": 0.755, "xanchor": "center", "xref": "paper", "y": 0.375, "yanchor": "bottom", "yref": "paper"}], "barmode": "overlay", "xaxis": {"anchor": "y", "domain": [0, 0.37]}, "xaxis2": {"anchor": "y3", "domain": [0.57, 0.94]}, "xaxis3": {"anchor": "y5", "domain": [0, 0.37]}, "xaxis4": {"anchor": "y7", "domain": [0.57, 0.94]}, "yaxis": {"anchor": "x", "automargin": true, "domain": [0.625, 1]}, "yaxis2": {"anchor": "x", "automargin": true, "overlaying": "y", "side": "right"}, "yaxis3": {"anchor": "x2", "automargin": true, "domain": [0.625, 1]}, "yaxis4": {"anchor": "x2", "automargin": true, "overlaying": "y3", "side": "right"}, "yaxis5": {"anchor": "x3", "automargin": true, "domain": [0, 0.375]}, "yaxis6": {"anchor": "x3", "automargin": true, "overlaying": "y5", "side": "right"}, "yaxis7": {"anchor": "x4", "automargin": true, "domain": [0, 0.375]}, "yaxis8": {"anchor": "x4", "automargin": true, "overlaying": "y7", "side": "right"}}}
